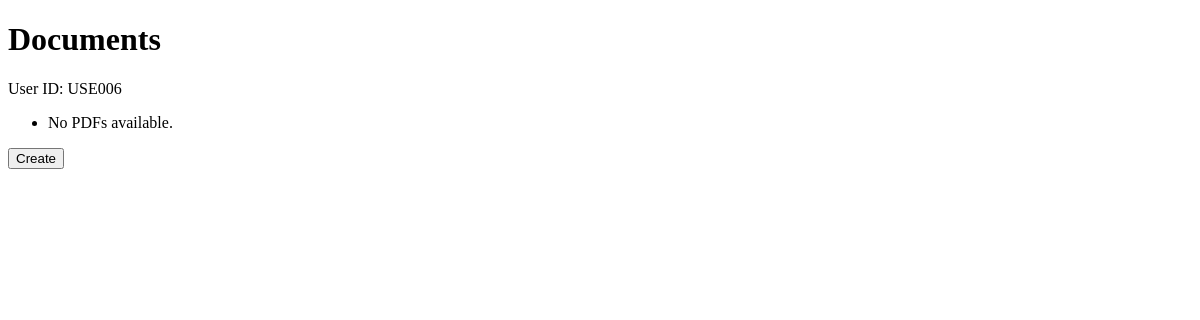
The page /esign/ (signed in) on the database as committed earlier.
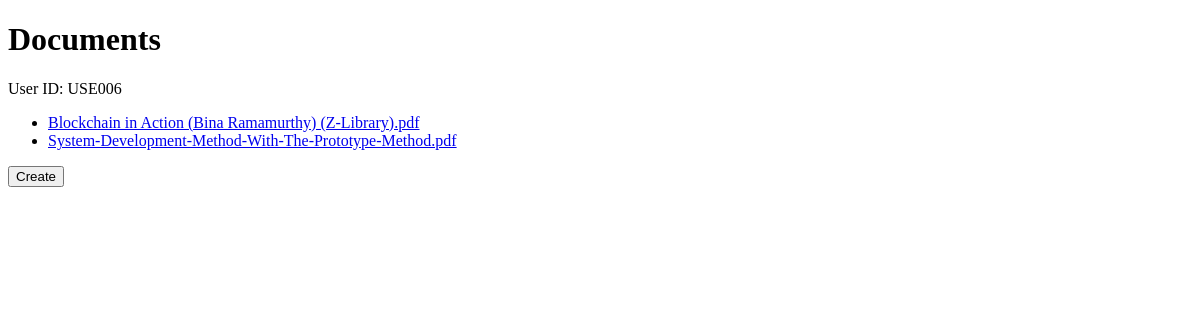
The same page on the database as committed later.
### esign/models.py (models this page shows, shortened)
class CustomUser(AbstractUser):
    userID = models.CharField(max_length=6, primary_key=True)
    orgID = models.ForeignKey(Organization, on_delete=models.CASCADE)
    position = models.CharField(max_length=50)
    MFA = models.BooleanField(default=True)
    groups = models.ManyToManyField(Group, related_name='custom_user_set', blank=True)
    user_permissions = models.ManyToManyField(Permission, related_name='custom_user_set', blank=True)

class Document(models.Model):
    docID = models.CharField(max_length=6, primary_key=True)
    title = models.CharField(max_length=255)
    pdf_file = models.FileField(
        upload_to='pdfs/',
        validators=[validate_pdf_extension],
        default=default_pdf_path
    )
    created_date = models.DateTimeField(auto_now_add=True)
    due_date = models.DateTimeField()

### esign/views.py (the view)
# urls.py: path('', views.index, name='index'),
@login_required(login_url='esign:xlogin')
def index(request):
    user_id = request.session['user_id']
    documents = []
    urls = URL.objects.filter(userID_id=user_id).values_list('url', flat=True)
    for user_id in urls:
        documents.append(Document.objects.get(docID=URL.objects.get(url=user_id).docID_id))
    user_id = request.session['user_id']
    documents_urls = zip(documents, urls)
    return render(request, 'esign/index.html', {'documents_urls': documents_urls, 'user_id': user_id})

### esign/custom_backend.py (called while the page is built)
    def get_user(self, user_id):
        try:
            return CustomUser.objects.get(pk=user_id)
        except CustomUser.DoesNotExist:
            return None

### esign/templates/esign/index.html (shortened to what this page needs)
<!DOCTYPE html>
<html lang="en">
<head>
    <!-- {% load static %}
    <link rel="stylesheet" type="text/css" href="{% static 'css/style.css' %}"> -->
</head>
<body>
{% if user.is_authenticated %}
{% block content %}
 <h1>Documents</h1>
 {% if user_id %}
        <p>User ID: {{ user_id }}</p>
    {% else %}
        <p>No user ID found in session.</p>
    {% endif %}
 <ul>
    {% for document, urls in documents_urls %}
    <li>
        <a href="{% url 'esign:management' urls %}">{{ document.title }}</a>
    </li>
  {% empty %}
    <li>No PDFs available.</li>
  {% endfor %}
 </ul>
{% endblock %}
{% endif %}
<button id="createButton" class="btn btn-primary" data-toggle="modal" data-target="#uploadModal">Create</button>
</body>
</html>

Rows that differ between the two databases and show on the page:
no longer on this page (row unchanged): CustomUser: userID "USE006"
now on this page (row edited): Document: title "Blockchain in Action (Bina Ramamurthy) (Z-Library).pdf"
added Document: title "System-Development-Method-With-The-Prototype-Method.pdf"
Other text that changed with them:
{{ user_id }}: (not shown) → "USE006"
text no longer shown: "No PDFs available."
